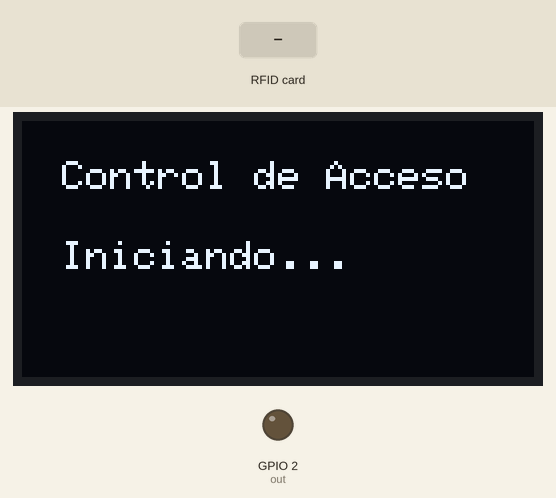
Recording of a sketch running on a simulated ESP32. Parts: 128×64 one-colour display, output pins drawn as LEDs (lit = HIGH). Inputs (shaded band) come from the test bench. WiFi joins after 1.5 s; servers stay silent unless stated; uploads are accepted with an empty reply; what the sketch prints to the serial monitor is not drawn.

Above: at 0.2 s.
At 3.0 s:
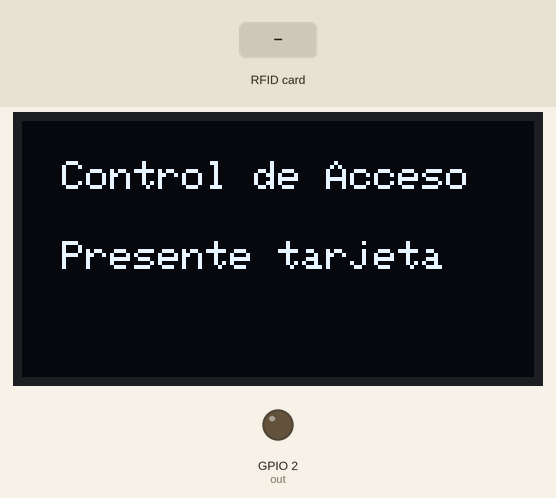
3.1 s: RFID card 5E 7A 19 C4 held to the reader
At 3.51 s:
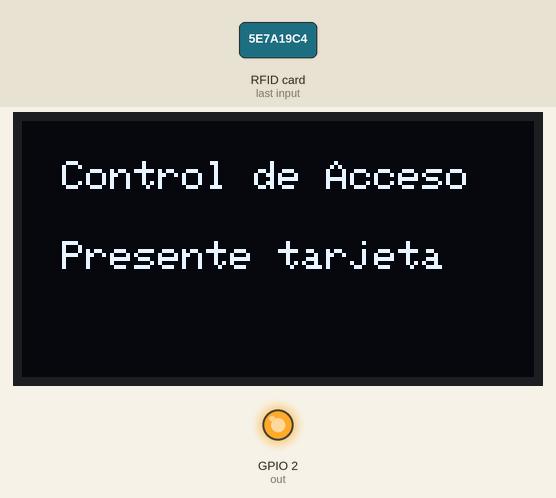
Timing chart, 0 to 6.1 s (numbered marks = the images above; inputs shaded):
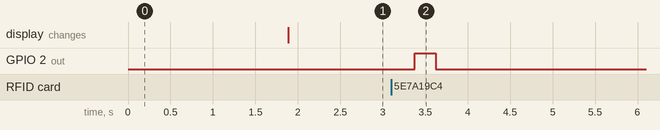

The sketch:

ESP32_ALL.ino
```cpp
//OLED-----------------------------
#include <SPI.h>
#include <Wire.h>
#include <Adafruit_GFX.h>
#include <Adafruit_SH110X.h>
//ESP32-IoT------------------------
#include <Arduino.h>
#include <WiFiManager.h>
#include <HTTPClient.h>
#include <ArduinoJson.h>
//RFID-----------------------------
#include <MFRC522.h>

/* Uncomment the initialize the I2C address , uncomment only one, If you get a totally blank screen try the other*/
#define i2c_Address 0x3c //initialize with the I2C addr 0x3C Typically eBay OLED's
//#define i2c_Address 0x3d //initialize with the I2C addr 0x3D Typically Adafruit OLED's

#define SCREEN_WIDTH 128 // OLED display width, in pixels
#define SCREEN_HEIGHT 64 // OLED display height, in pixels
#define OLED_RESET -1   //   QT-PY / XIAO
Adafruit_SH1106G display = Adafruit_SH1106G(SCREEN_WIDTH, SCREEN_HEIGHT, &Wire, OLED_RESET);

#define SS_PIN 5
#define RST_PIN 4
MFRC522 mfrc522(SS_PIN, RST_PIN);

#define NUMFLAKES 10
#define XPOS 0
#define YPOS 1
#define DELTAY 2

int out = 2;
String type_access = "";
String url = "https://192.168.100.46:3443/api/access";
// String url = "https://192.168.1.79:3443/api/access";
String output;
String OldCardID = "";
unsigned long previousMillis = 0;
JsonDocument docRes;
JsonDocument doc;

void setup() {

  Serial.begin(115200);

  pinMode(out, OUTPUT);
  digitalWrite(out, LOW);

  SPI.begin(); // Init SPI bus
  mfrc522.PCD_Init();
  display.begin(i2c_Address, true); // Address 0x3C default

  // Clear the buffer.
  display.clearDisplay();

  display.setTextSize(1);
  display.setTextColor(SH110X_WHITE);
  displayMsg(3, "Iniciando...");

  initWiFi();
  Serial.println("Setup listo");
  displayMsg(3, "Presente tarjeta");
}

void initWiFi(){
  WiFi.mode(WIFI_STA);
  WiFiManager wm;
  wm.setAPCallback(configModeCallback);
  if (!wm.autoConnect()) {
    Serial.println("#E1");
    display.clearDisplay();       // Draw white text
    display.setCursor(15,0);             // Start at top-left corner
    display.print("Error en WiFi");
    display.setCursor(0,20);
    display.print("Reiniciando...");
    delay(1000);
    ESP.restart();
  }
  else {
    delay(250);
  }
}

void configModeCallback (WiFiManager *myWiFiManager) {
  display.clearDisplay();       // Draw white text
  display.setCursor(10,10);             // Start at top-left corner
  display.print(WiFi.softAPIP());
  display.setCursor(10,30);
  display.print(myWiFiManager->getConfigPortalSSID());
  display.display();
}

void loop() {
  if(!WiFi.isConnected()) {
    initWiFi();    //Retry to connect to Wi-Fi
  }

  displayMsg(3, "Presente tarjeta");

  if (millis() - previousMillis >= 5000) {
    previousMillis = millis();
    OldCardID="";
  }
  delay(50);

  if ( ! mfrc522.PICC_IsNewCardPresent()) {
    return;//go to start of loop if there is no card present
  }
  // Select one of the cards
  if ( ! mfrc522.PICC_ReadCardSerial()) {
    return;//if read card serial(0) returns 1, the uid struct contians the ID of the read card.
  }

  String CardID = "";
  for (byte i = 0; i < mfrc522.uid.size; i++) {
    char hexStr[3];
    sprintf(hexStr, "%02X", mfrc522.uid.uidByte[i]);
    CardID.concat(hexStr);
  }
  //---------------------------------------------
  Serial.println(CardID);
  if( CardID == OldCardID ){
    return;
  }
  else{
    OldCardID = CardID;
  }

  saveAccess(CardID);

  mfrc522.PICC_HaltA(); // Halt PICC
  mfrc522.PCD_StopCrypto1(); // Stop encryption on PCD

}

void displayMsg(int type, String user_name) {

  if(type == 1) {
    type_access = "Bienvenido";
  } else if(type == 2) {
    type_access = "Hasta luego";
  } else if(type == 0) {
    type_access = "Acceso denegado";
  } else {
    type_access = "Control de Acceso";
  }

  display.clearDisplay();       // Draw white text
  display.setCursor(10,10);             // Start at top-left corner
  display.print(type_access);
  display.setCursor(10,30);
  display.print(user_name);
  display.display();
}

void saveAccess(String cardCode) {
    if ((WiFi.status()== WL_CONNECTED)) {

      HTTPClient client;

      client.begin(url);
      client.addHeader("Content-Type", "application/json");

      doc["code_card"] = cardCode;

      doc.shrinkToFit();

      serializeJson (doc, output);

      int httpCode = client.POST(output);

        if(httpCode > 0) {
          String payload = client.getString();
          Serial.println(payload);
          client.end();
          digitalWrite(out, HIGH);
          delay(250);
          digitalWrite(out, LOW);
          DeserializationError error = deserializeJson(docRes, payload);

          if (error) {
            Serial.print("deserializeJson() failed: ");
            Serial.println(error.c_str());
            return;
          }

          const char* name = docRes["name"]; // "Jurgen Mensoza"
          int access_type = docRes["access_type"]; // 1

          displayMsg(access_type, name);
        } else {
            Serial.println(httpCode);
            displayMsg(4, "Intente mas tarde");
        }
      delay(3000);
    } else {
        Serial.println("#F0");
      }
}
```

Measured:
- after the input at 3.1 s, GPIO 2 (out): LOW → HIGH after 0.27 s, → LOW 0.25 s later
